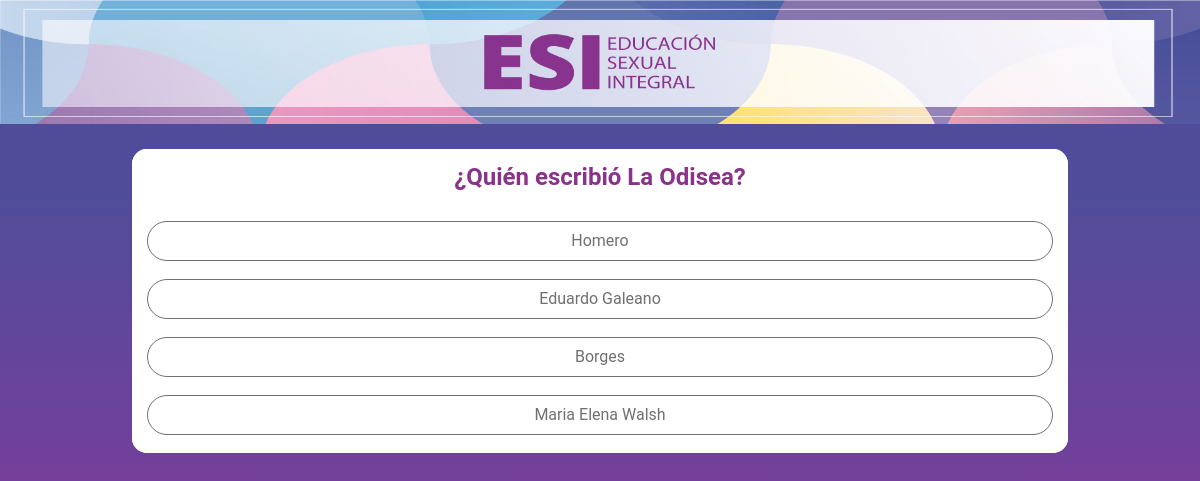
Page /Pregunta.php on the committed database.
### tables this page shows
CREATE TABLE IF NOT EXISTS `preguntas` (
  `idPregunta` int(11) NOT NULL AUTO_INCREMENT,
  `idCategoria` int(11) NOT NULL,
  `pregunta` varchar(100) NOT NULL,
  `texto_final` varchar(200) DEFAULT NULL,
  PRIMARY KEY (`idPregunta`),
  KEY `fkCategoria` (`idCategoria`)
);

CREATE TABLE IF NOT EXISTS `respuestas` (
  `opcion` int(11) NOT NULL,
  `idPregunta` int(11) NOT NULL,
  `respuesta` varchar(100) NOT NULL,
  `ponderacion` int(11) NOT NULL,
  PRIMARY KEY (`opcion`,`idPregunta`),
  KEY `fkPregunta` (`idPregunta`)
);

### Pregunta.php (the view, shortened to what this page needs)
<!DOCTYPE html>
<html lang="en">
<head>
    <link rel="stylesheet" type="text/css" href="css/bootstrap.css">
    <link rel="stylesheet" type="text/css" href="css/estilosGenerales.css">
</head>
<body>
    <?php
    include("Baner.php");
    $ArrayPreguntas = ObtenerArrayPreguntas();
    $ArrayRespuestas = obtenerArrayRespuestas();
    function ObtenerArrayPreguntas(){
        include("conexion.php");
        $idCategoria=6;
        $sql = mysqli_query($conexion, "CALL listar_Preguntas ($idCategoria)") or die("Query fail: " . mysqli_error($conexion));
        $Contador = 0;
            while ($row = mysqli_fetch_array($sql)){
                $Objeto = new Pregunta();
                $Objeto->Categoria = $row[1];
                $Objeto->Pregunta = $row[2];
                $Objeto->TextoFinal = $row[3];
                $ArrayADevolver[$Contador] =  $Objeto;
                $Contador++;
            }
        return $ArrayADevolver;
    }
    function obtenerArrayRespuestas(){
        include("conexion.php");
        $idPregunta = $_SESSION["Contador"]+1;
        $sql = mysqli_query($conexion, "CALL listar_Respuestas($idPregunta)") or die("Query fail: " . mysqli_error($conexion));
        $Contador = 0;
        while ($row = mysqli_fetch_array($sql)){
                $Objeto = new Respuesta();
                $Objeto->opcion = $row[0];
                $Objeto->respuesta = $row[2];
                $Objeto->ponderacion = $row[3];
                $ArrayADevolver[$Contador] =  $Objeto;
                $Contador++;
            }
        return $ArrayADevolver;
    }
    ?>
    <div class="container-fluid">
        <div class="ContenedorPregunta">
            <div class="row col-md-12 justify-content-center FondoBlanco">
                <p class="Pregunta center"><?php echo $ArrayPreguntas[$_SESSION["Contador"]]->Pregunta; ?></p>
            </div>
            <div class="row col-md-12 FondoBlanco">
            <?php
            foreach($ArrayRespuestas as $respuesta){ ?>
                    <button value=<?php echo $respuesta->opcion; ?> onclick="ClickPregunta(this)" class="btn btn-outline-secondary Respuesta Res"> <?php echo $respuesta->respuesta; ?> </button>
                    <?php
            } ?>
            </div>
        </div>
    </div>
</body>
</html>

### Baner.php
<div class="container-fluid ContenedorBaner">
    <div class="row">
        <a href="https://campus.ort.edu.ar/educacionsexualintegral" target="_blank"><img src="img/Baner2.jpg" alt="Baner Esi" class="col-md-12 Baner img-fluid"></a>
    </div>
</div>

### Css/estilosGenerales.css (style rules this page uses)
body { margin: 0; padding: 0; background-image: linear-gradient(180deg, #514c99 25%, #9b319b 100%); overflow-x: hidden; background-repeat: no-repeat; background-attachment: fixed; }
.ContenedorBaner { padding-right: 0; padding-left: 0; }
.Baner { margin-bottom: 2%; }
.ContenedorPregunta { width: 80%; border-radius: 15px; background-color: white; padding: 0; margin:auto; margin-bottom: 20px; }
.FondoBlanco { background-color: white; margin-left: 0; border-radius: 15px; }
.Pregunta { font-family: 'Roboto', sans-serif; background: white; color: #8A338A; font-weight: 700; font-size: 1.5rem; padding: 10px; }
.Respuesta { font-family: 'Roboto', sans-serif; background: white; border-radius: 50px; border-color: #707070; border-width: 0.5px; color: #707070; width: 100%; height: 70px; margin-bottom: 2%; float: left; }
.Res { height: 40px; }

### rows in the picture
preguntas: pregunta "¿Quién escribió La Odisea?"
respuestas: $respuesta->opcion 1 (drawn), respuesta "Homero"
respuestas: $respuesta->opcion 2 (drawn), respuesta "Eduardo Galeano"
respuestas: $respuesta->opcion 3 (drawn), respuesta "Borges"
respuestas: $respuesta->opcion 4 (drawn), respuesta "Maria Elena Walsh"
